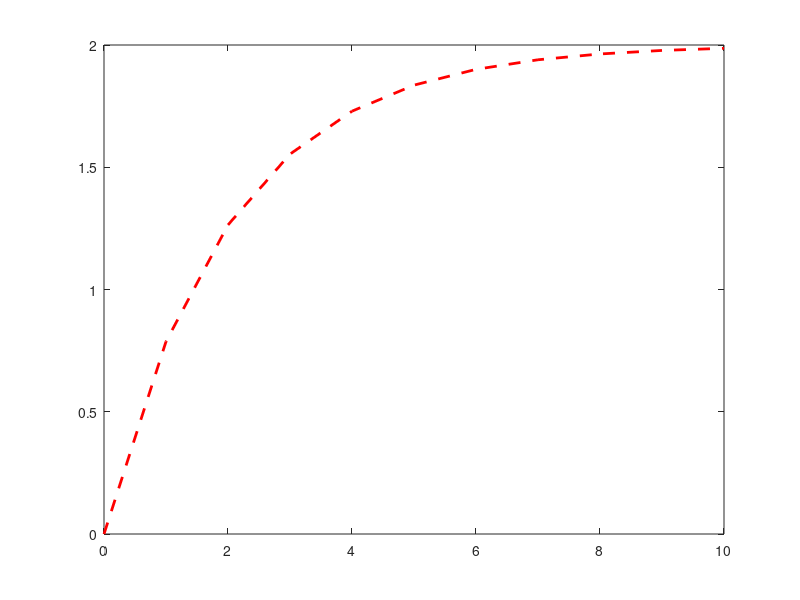

This chart was generated by the following MATLAB code:
% demo of lsim (linear simulator) for
% dy/dt = -1/2yi * (t) + x(t)

clear all; close all; clc;
t = [0:10];               % input system
x = ones(1,length(t));

b = 1;
a = [1 0.5];
sys = tf(b, a);          % transfer Function
s = lsim(sys, x, t);
plot(t, s, 'r--', 'linewidth', 2);
